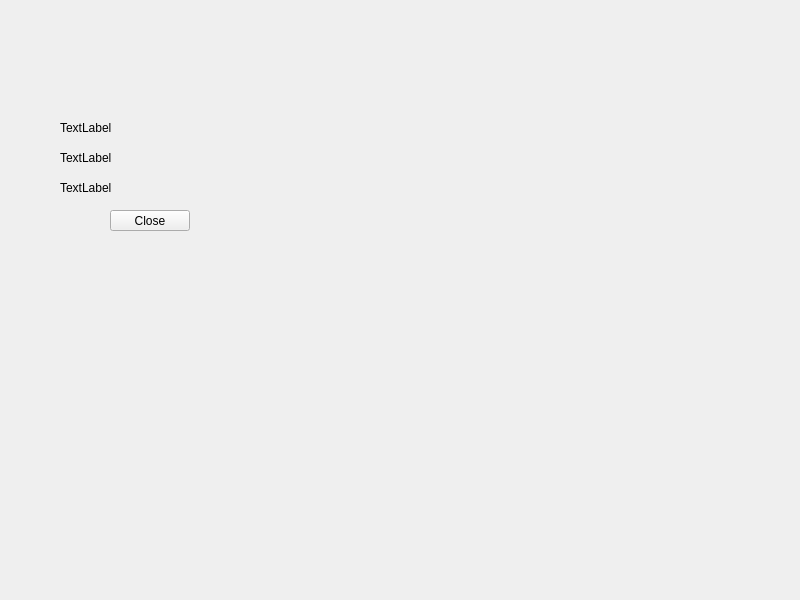
<?xml version="1.0" encoding="UTF-8"?>
<ui version="4.0">
 <class>guitopplayers</class>
 <widget class="QWidget" name="guitopplayers">
  <property name="geometry">
   <rect>
    <x>0</x>
    <y>0</y>
    <width>800</width>
    <height>600</height>
   </rect>
  </property>
  <property name="windowTitle">
   <string>guitopplayers</string>
  </property>
  <widget class="QPushButton" name="pushButton">
   <property name="geometry">
    <rect>
     <x>110</x>
     <y>210</y>
     <width>80</width>
     <height>21</height>
    </rect>
   </property>
   <property name="text">
    <string>Close</string>
   </property>
  </widget>
  <widget class="QLabel" name="l1">
   <property name="geometry">
    <rect>
     <x>60</x>
     <y>120</y>
     <width>141</width>
     <height>16</height>
    </rect>
   </property>
   <property name="text">
    <string>TextLabel</string>
   </property>
  </widget>
  <widget class="QLabel" name="l2">
   <property name="geometry">
    <rect>
     <x>60</x>
     <y>150</y>
     <width>131</width>
     <height>16</height>
    </rect>
   </property>
   <property name="text">
    <string>TextLabel</string>
   </property>
  </widget>
  <widget class="QLabel" name="l3">
   <property name="geometry">
    <rect>
     <x>60</x>
     <y>180</y>
     <width>131</width>
     <height>16</height>
    </rect>
   </property>
   <property name="text">
    <string>TextLabel</string>
   </property>
  </widget>
 </widget>
 <resources/>
 <connections/>
</ui>
